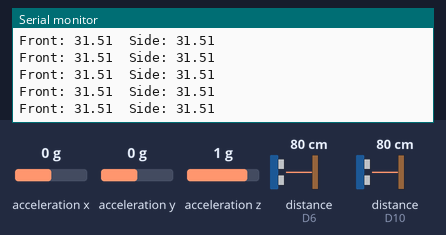
Recording of a sketch running on a simulated Arduino Nano 33 BLE. Shown: the last lines printed to the serial monitor. Wiring (inferred from the names in the program): 2 × ultrasonic range finder: trigger D7, echo D6 / trigger D11, echo D10. The inputs (shaded band) are chosen by the test bench; at power-on: acceleration x 0 g, acceleration y 0 g, acceleration z 1 g, distance to the obstacle (sensors on D6, D10) 80 cm. The echo pulse lasts 58.3 µs per cm.

Above: at 1.2 s.
1.3 s: acceleration x set to -1.4 g
At 1.35 s:
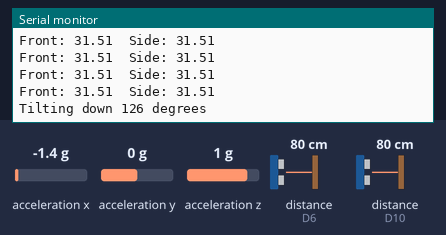
3.2 s: acceleration x set to -0.8 g
At 3.27 s:
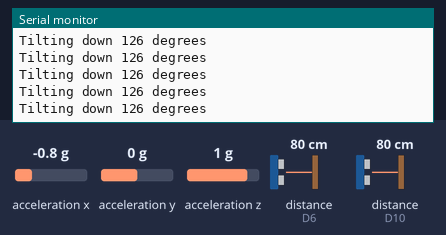

The sketch:

distance_test2.ino
```cpp
#include <ArduinoBLE.h>
#include "Arduino_BMI270_BMM150.h"


const int trigPinFront = 7;
const int echoPinFront = 6;
const int trigPinSide = 11;
const int echoPinSide = 10;
const int imuThres = 60;

// Variables
bool imu_angled_down;
float x, y, z;
int degreesX = 0;
int degreesY = 0;
float distanceFront = 0;
float distanceSide = 0;
const int distanceThreshold = 3; // Threshold distance to activate the motor

void setup() {

  // Set up pins for motor and sensors
  pinMode(trigPinFront, OUTPUT);
  pinMode(echoPinFront, INPUT);
  pinMode(trigPinSide, OUTPUT);
  pinMode(echoPinSide, INPUT);
  Serial.begin(9600);
  while (!Serial);
  Serial.println("Started");

  // Initialize IMU
  if (!IMU.begin()) {
    Serial.println("Failed to initialize IMU!");
    while (1);
  }

}

void loop() {


    // Read distance data
    /*

    */
    // Read IMU data
    if (IMU.accelerationAvailable()) {
      IMU.readAcceleration(x, y, z);
      if (IMU_okay_angle()) {
        distanceFront = getDistance(trigPinFront, echoPinFront);
        distanceSide = getDistance(trigPinSide, echoPinSide);
        Serial.print("Front: ");
        Serial.print(distanceFront);
        Serial.print("\tSide: ");
        Serial.println(distanceSide);
      }
    }

    delay(100);

}

bool IMU_okay_angle() {
  if (x < -0.1) {

    x = 100 * x;
    degreesX = map(x, 0, -100, 0, 90);
    Serial.print("Tilting down ");
    Serial.print(degreesX);
    Serial.println(" degrees");
    return degreesX < imuThres;
  }
  return true;

}

float getDistance(int trigPin, int echoPin) {
  float echoTime, calculatedDistance;

  // Send ultrasonic pulse
  digitalWrite(trigPin, HIGH);
  delayMicroseconds(10);
  digitalWrite(trigPin, LOW);

  // Calculate distance based on pulse time
  echoTime = pulseIn(echoPin, HIGH);
  calculatedDistance = echoTime / 148.0;  // Speed of sound in air (cm/us)

  return calculatedDistance;
}
```

Measured:
- after the input at 1.3 s, the serial monitor: prints a new line at once (image 1)
